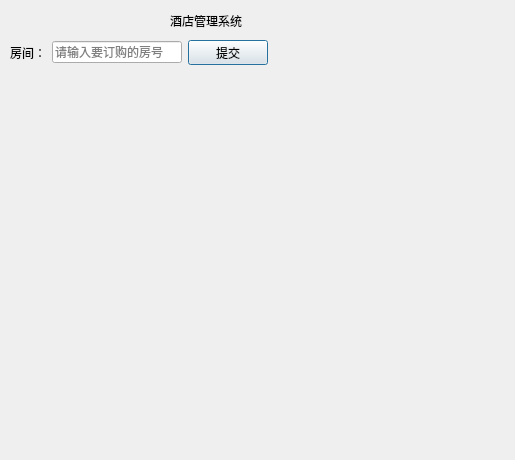
<?xml version="1.0" encoding="UTF-8"?>
<ui version="4.0">
 <class>LoginFace</class>
 <widget class="QDialog" name="LoginFace">
  <property name="geometry">
   <rect>
    <x>0</x>
    <y>0</y>
    <width>515</width>
    <height>460</height>
   </rect>
  </property>
  <property name="windowTitle">
   <string>酒店管理系统</string>
  </property>
  <widget class="QLabel" name="label">
   <property name="geometry">
    <rect>
     <x>170</x>
     <y>10</y>
     <width>131</width>
     <height>21</height>
    </rect>
   </property>
   <property name="styleSheet">
    <string notr="true">font: 14pt &quot;楷体&quot;;</string>
   </property>
   <property name="text">
    <string>酒店管理系统</string>
   </property>
  </widget>
  <widget class="QWidget" name="">
   <property name="geometry">
    <rect>
     <x>10</x>
     <y>40</y>
     <width>258</width>
     <height>25</height>
    </rect>
   </property>
   <layout class="QHBoxLayout" name="horizontalLayout">
    <item>
     <widget class="QLabel" name="label_2">
      <property name="text">
       <string>房间：</string>
      </property>
     </widget>
    </item>
    <item>
     <widget class="QLineEdit" name="buyRoom">
      <property name="placeholderText">
       <string>请输入要订购的房号</string>
      </property>
     </widget>
    </item>
    <item>
     <widget class="QPushButton" name="submit">
      <property name="text">
       <string>提交</string>
      </property>
     </widget>
    </item>
   </layout>
  </widget>
 </widget>
 <resources/>
 <connections/>
</ui>
